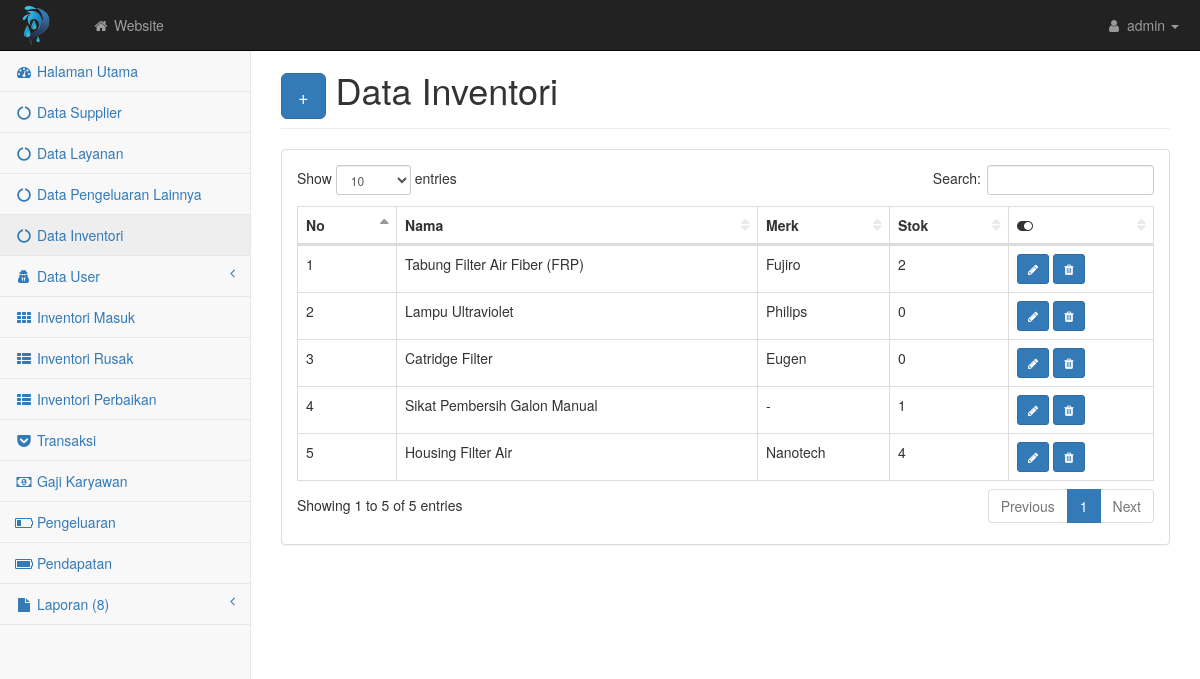
The app's page /nolag76/inventori.php, older data.
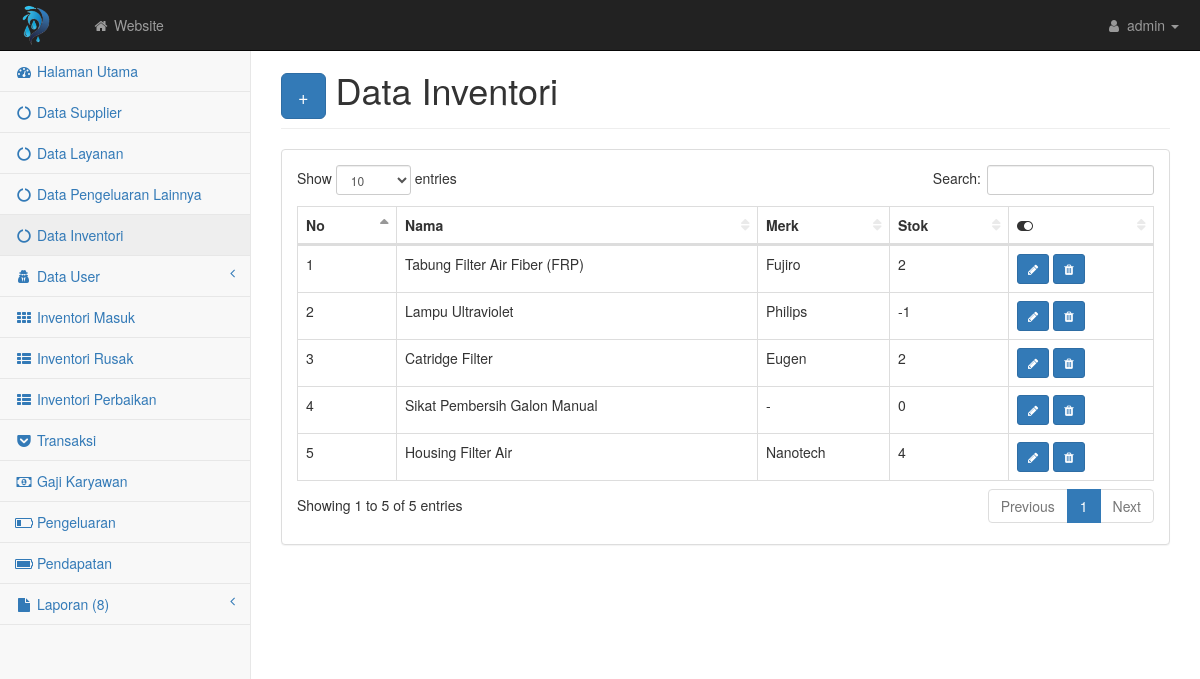
The same page, newer data.
### tables this page shows
CREATE TABLE `inventori` (
  `idinventori` int(2) NOT NULL,
  `namainven` varchar(50) NOT NULL,
  `merk` varchar(50) NOT NULL,
  `stok` int(3) NOT NULL
);

### nolag76/inventori.php (the view)
<?php require('atas.php') ?>
<div id="page-wrapper">
    <div class="container-fluid">
        <div class="row">
            <div class="col-lg-12">
                <h1 class="page-header"><button class="btn btn-primary btn-lg"><a href="inventori_input.php" style="color: white; text-decoration: none">+</a></button> Data Inventori</h1>
            </div>
        </div>
        <div class="row">
            <div class="col-lg-12">
                <div class="panel panel-default">
                    <div class="panel-body">
                        <div class="table-responsive">
                            <table class="table table-bordered table-hover" id="dataTables-example">
                                <thead class="success">
                                    <tr>
                                        <th>No</th>
                                        <th>Nama</th>
                                        <th>Merk</th>
                                        <th>Stok</th>
                                        <th><i class="fa fa-toggle-on"></i></th>
                                    </tr>
                                </thead>
                                <tbody>
                                    <?php $no=1; $query = mysqli_query($kon, "SELECT * FROM inventori ORDER BY idinventori DESC");
                                        while($data = mysqli_fetch_array($query)){ ?>
                                            <tr class="odd gradeX">
                                                    <td><?= $no++; ?></td>
                                                    <td><?= $data['namainven'] ?></td>
                                                    <td><?= $data['merk'] ?></td>
                                                    <td><?= $data['stok'] ?></td>
                                                    <td>
                                                        <a href="inventori_edit.php?idinventori=<?php echo $data['idinventori']; ?>" class="btn btn-primary btn-sm"><i class="fa fa-pencil"></i></a>
                                                        <button class="btn btn-primary btn-sm" type="button" onclick="return confirm('Yakin ingin Menghapus?');"><a href="delete.php?idinventori=<?php echo $data['idinventori'] ?>" style="color: white;"><i class="fa fa-trash"></i></a></button>
                                                    </td>
                                                </tr>
                                        <?php } ?>
                                </tbody>
                            </table>
                        </div>
                    </div>
                </div>
            </div>
        </div>
    </div>
</div>
    </div>
<?php require('bawah.php') ?>

Row changes from the older to the newer data that the page shows:
changed inventori "Lampu Ultraviolet": stok "0" → "-1"
changed inventori "Catridge Filter": stok "0" → "2"
changed inventori "Sikat Pembersih Galon Manual": stok "1" → "0"
